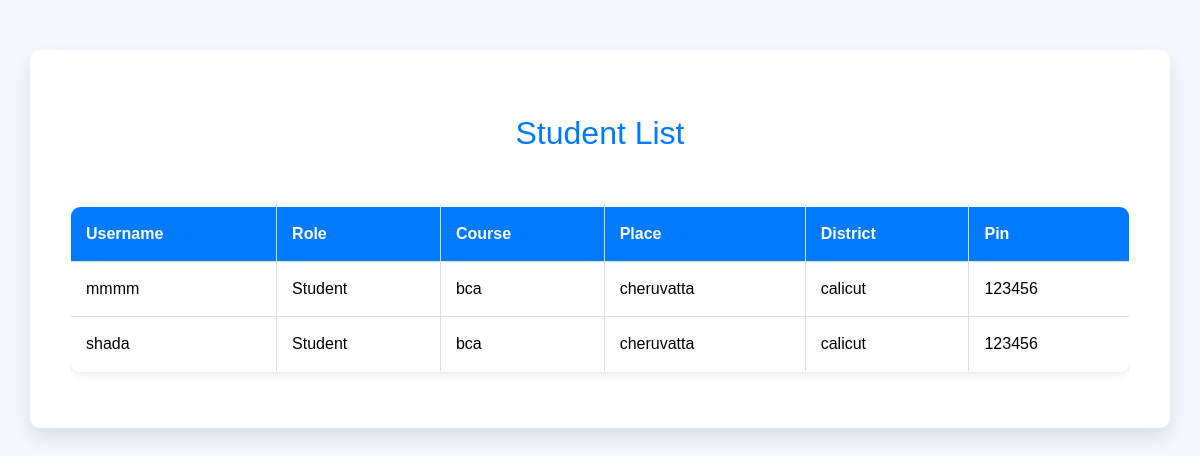
/adminstudentlist/, run on the app's committed database.
### academiApp/models.py (models this page shows, shortened)
class AcademiApp(models.Model):
    user = models.ForeignKey(User, on_delete=models.CASCADE, null=True, blank=True)
    role = models.CharField(max_length=100, choices=[('student', 'Student'), ('staff', 'Staff'), ('admin', 'Admin')], default='student')
    course = models.CharField(max_length=100, null=True, blank=True)
    number = models.IntegerField(null=True, blank=True)
    place = models.CharField(max_length=100, null=True, blank=True)
    district = models.CharField(max_length=100, null=True, blank=True)
    pin = models.CharField(max_length=100, null=True, blank=True)
    status = models.CharField(max_length=20, choices=[('pending', 'Pending'), ('approved', 'Approved'), ('rejected', 'Rejected')], default='pending')

### academiApp/views.py (the view)
# urls.py: path('adminstudentlist/',views.adminstudentlist,name='adminstudentlist'),
def adminstudentlist(request):
    students = AcademiApp.objects.filter(role='student')
    return render(request, 'adminstudentlist.html', {'students': students})

### template/adminstudentlist.html (shortened to what this page needs)
<!DOCTYPE html>
{% load static %}
<html lang="en">
<head>
    <link rel="stylesheet" href="{% static 'css/bootstrap.min.css' %}">
</head>
<body>
    <div class="container">
        <h1 class="mt-4">Student List</h1>
        <div class="table-responsive">
            <table class="table table-bordered mt-4">
                <thead>
                    <tr>
                        <th>Username</th>
                        <th>Role</th>
                        <th>Course</th>
                        <th>Place</th>
                        <th>District</th>
                        <th>Pin</th>
                    </tr>
                </thead>
                <tbody>
                    {% for student in students %}
                        <tr>
                            <td>{{ student.user.username }}</td>
                            <td>{{ student.get_role_display }}</td>
                            <td>{{ student.course }}</td>
                            <td>{{ student.place }}</td>
                            <td>{{ student.district }}</td>
                            <td>{{ student.pin }}</td>
                        </tr>
                    {% endfor %}
                </tbody>
            </table>
        </div>
    </div>
</body>
</html>

### template/adminstudentlist.html (style rules this page uses)
body { background-color: #f4f7fc; font-family: 'Arial', sans-serif; margin: 0; padding: 0; }
.container { margin-top: 50px; padding: 40px; background-color: white; border-radius: 10px; box-shadow: 0 10px 20px rgba(0, 0, 0, 0.1); }
h1 { text-align: center; font-size: 32px; color: #007bff; margin-bottom: 30px; }
.table { width: 100%; border-collapse: collapse; border-radius: 10px; overflow: hidden; box-shadow: 0 2px 10px rgba(0, 0, 0, 0.1); }
.table th, .table td { padding: 15px; text-align: left; }
.table th { background-color: #007bff; color: white; font-weight: bold; }
.table tbody tr:nth-child(even) { background-color: #f9f9f9; }
.table-bordered { border: 1px solid #ddd; }

### data on the page
AcademiApp: user.username "mmmm", role "Student", course "bca", place "cheruvatta", district "calicut", pin "123456"
AcademiApp: user.username "shada", role "Student", course "bca", place "cheruvatta", district "calicut", pin "123456"
